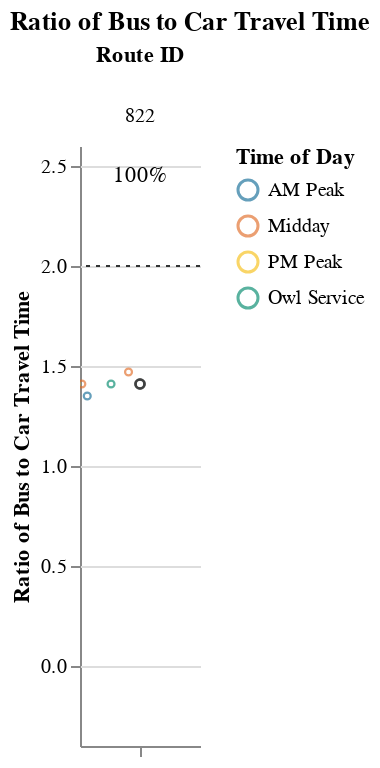
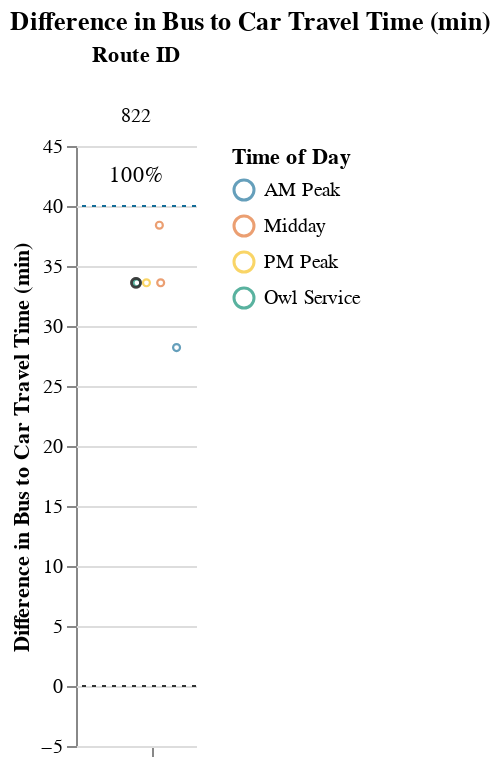

The notebook cell saved with these charts, in order:
### Markdown cell above
### Long Routes (> 1.5 hrs)

### Code cell
route_group = "long"
try:
    subset_routes, mult, diff  = setup_charts(df, PCT_COMPETITIVE_THRESHOLD, route_group)
    if len(subset_routes) > 0:
        display(
            Markdown(
                f"{CAPTIONS_DICT[route_group]}"
                "Within each route group, routes are sorted in descending order "
                "by % competitive trips and # trips below the additional time cut-off."
            )
        )

        display(mult)
        display(diff)
except:
    print("No routes meet this criteria.")

### Figure 1 — Vega-Lite specification as saved in the notebook (floating-point values rounded to 4 significant figures)
{"config": {"view": {"continuousWidth": 400, "continuousHeight": 300, "stroke": null}, "facet": {"spacing": 0}}, "data": {"name": "data-35d05d9e9a7ea74c37cf9e46299f6397"}, "facet": {"column": {"field": "route_id", "sort": ["822"], "title": "Route ID", "type": "nominal"}}, "spec": {"layer": [{"mark": {"type": "point", "opacity": 0.65, "size": 12, "strokeWidth": 1.1}, "encoding": {"color": {"field": "time_of_day", "scale": {"range": ["#136C97", "#E16B26", "#F6BF16", "#00896B", "#7790A3", "#5B559C"]}, "sort": ["AM Peak", "Midday", "PM Peak", "Owl Service"], "title": "Time of Day", "type": "nominal"}, "tooltip": [{"field": "route_id", "type": "nominal"}, {"field": "trip_id", "type": "nominal"}, {"field": "service_hours", "type": "quantitative"}, {"field": "car_duration_hours", "type": "quantitative"}, {"field": "bus_multiplier", "type": "quantitative"}, {"field": "bus_difference", "type": "quantitative"}, {"field": "num_trips", "type": "quantitative"}, {"field": "num_competitive", "type": "quantitative"}, {"field": "pct_trips_competitive", "type": "quantitative"}, {"field": "p25", "type": "quantitative"}, {"field": "p50", "type": "quantitative"}, {"field": "p75", "type": "quantitative"}], "x": {"axis": {"grid": false, "labels": false, "ticks": true, "values": [0]}, "field": "jitter", "scale": {}, "title": null, "type": "quantitative"}, "y": {"field": "bus_multiplier", "scale": {"domain": [-0.25, 2.5]}, "title": "Ratio of Bus to Car Travel Time", "type": "quantitative"}}, "selection": {"selector003": {"type": "interval", "bind": "scales", "encodings": ["x", "y"]}}, "transform": [{"calculate": "sqrt(-2*log(random()))*cos(2*PI*random())", "as": "jitter"}], "width": 60}, {"layer": [{"mark": {"type": "point", "opacity": 0.6, "size": 20, "strokeWidth": 1.3}, "encoding": {"color": {"value": "#323434"}, "y": {"field": "bus_multiplier", "type": "quantitative"}}, "transform": [{"filter": "(datum.p50_trip === 1)"}]}, {"mark": {"type": "rule", "strokeDash": [2, 3]}, "encoding": {"color": {"value": "#323434"}, "y": {"field": "cutoff", "type": "quantitative"}}}, {"mark": {"type": "text", "align": "center", "baseline": "middle"}, "encoding": {"color": {"value": "black"}, "text": {"field": "pct_trips_competitive", "format": ".0%", "type": "quantitative"}, "tooltip": [{"field": "route_id", "type": "nominal"}, {"field": "trip_id", "type": "nominal"}, {"field": "service_hours", "type": "quantitative"}, {"field": "car_duration_hours", "type": "quantitative"}, {"field": "bus_multiplier", "type": "quantitative"}, {"field": "bus_difference", "type": "quantitative"}, {"field": "num_trips", "type": "quantitative"}, {"field": "num_competitive", "type": "quantitative"}, {"field": "pct_trips_competitive", "type": "quantitative"}, {"field": "p25", "type": "quantitative"}, {"field": "p50", "type": "quantitative"}, {"field": "p75", "type": "quantitative"}], "x": {"value": 30}, "y": {"value": 15}}, "transform": [{"calculate": "sqrt(-2*log(random()))*cos(2*PI*random())", "as": "jitter"}, {"filter": "(datum.fastest_trip === 1)"}]}]}]}, "resolve": {"scale": {"y": "shared"}}, "title": "Ratio of Bus to Car Travel Time", "$schema": "https://vega.github.io/schema/vega-lite/v4.17.0.json", "datasets": {"data-35d05d9e9a7ea74c37cf9e46299f6397": [{"calitp_itp_id": 108, "trip_key": 3220744194699047804, "trip_id": "t_1194487_b_23002_tn_0", "shape_id": "p_179049", "route_id": "822", "service_hours": 1.83, "trip_first_departure_ts": 33300, "trip_last_arrival_ts": 39900, "departure_hour": 9, "time_of_day": "AM Peak", "p25": 1.92, "p50": 1.92, "p75": 1.92, "p50_trip": 0, "fastest_trip": 1, "car_duration_hours": 1.36, "competitive_route": 1, "bus_multiplier": 1.35, "bus_difference": 28.2, "num_trips": 5, "num_competitive": 5, "pct_trips_competitive": 1.0, "bus_difference_spread": 10.2, "route_group": "long", "max_trip_hrs": 2.0, "max_trip_route_group": 2.55, "name": "City of Eureka", "caltrans_district": "01 - Eureka", "drmt_organization_name": null, "cutoff2": 40, "cutoff": 2}, {"calitp_itp_id": 108, "trip_key": 4974272566598491787, "trip_id": "t_1194477_b_23002_tn_0", "shape_id": "p_179043", "route_id": "822", "service_hours": 1.92, "trip_first_departure_ts": 40800, "trip_last_arrival_ts": 47700, "departure_hour": 11, "time_of_day": "Midday", "p25": 1.92, "p50": 1.92, "p75": 1.92, "p50_trip": 1, "fastest_trip": 0, "car_duration_hours": 1.36, "competitive_route": 1, "bus_multiplier": 1.41, "bus_difference": 33.6, "num_trips": 5, "num_competitive": 5, "pct_trips_competitive": 1.0, "bus_difference_spread": 10.2, "route_group": "long", "max_trip_hrs": 2.0, "max_trip_route_group": 2.55, "name": "City of Eureka", "caltrans_district": "01 - Eureka", "drmt_organization_name": null, "cutoff2": 40, "cutoff": 2}, {"calitp_itp_id": 108, "trip_key": -2035350872544149434, "trip_id": "t_1194480_b_23002_tn_0", "shape_id": "p_179043", "route_id": "822", "service_hours": 1.92, "trip_first_departure_ts": 62400, "trip_last_arrival_ts": 69300, "departure_hour": 17, "time_of_day": "PM Peak", "p25": 1.92, "p50": 1.92, "p75": 1.92, "p50_trip": 1, "fastest_trip": 0, "car_duration_hours": 1.36, "competitive_route": 1, "bus_multiplier": 1.41, "bus_difference": 33.6, "num_trips": 5, "num_competitive": 5, "pct_trips_competitive": 1.0, "bus_difference_spread": 10.2, "route_group": "long", "max_trip_hrs": 2.0, "max_trip_route_group": 2.55, "name": "City of Eureka", "caltrans_district": "01 - Eureka", "drmt_organization_name": null, "cutoff2": 40, "cutoff": 2}, {"calitp_itp_id": 108, "trip_key": 7643564517500427975, "trip_id": "t_1194478_b_23002_tn_0", "shape_id": "p_179043", "route_id": "822", "service_hours": 1.92, "trip_first_departure_ts": 24360, "trip_last_arrival_ts": 31260, "departure_hour": 6, "time_of_day": "Owl Service", "p25": 1.92, "p50": 1.92, "p75": 1.92, "p50_trip": 1, "fastest_trip": 0, "car_duration_hours": 1.36, "competitive_route": 1, "bus_multiplier": 1.41, "bus_difference": 33.6, "num_trips": 5, "num_competitive": 5, "pct_trips_competitive": 1.0, "bus_difference_spread": 10.2, "route_group": "long", "max_trip_hrs": 2.0, "max_trip_route_group": 2.55, "name": "City of Eureka", "caltrans_district": "01 - Eureka", "drmt_organization_name": null, "cutoff2": 40, "cutoff": 2}, {"calitp_itp_id": 108, "trip_key": -7703734674675344155, "trip_id": "t_1194483_b_23002_tn_0", "shape_id": "p_179044", "route_id": "822", "service_hours": 2.0, "trip_first_departure_ts": 54300, "trip_last_arrival_ts": 61500, "departure_hour": 15, "time_of_day": "Midday", "p25": 1.92, "p50": 1.92, "p75": 1.92, "p50_trip": 0, "fastest_trip": 0, "car_duration_hours": 1.36, "competitive_route": 1, "bus_multiplier": 1.47, "bus_difference": 38.4, "num_trips": 5, "num_competitive": 5, "pct_trips_competitive": 1.0, "bus_difference_spread": 10.2, "route_group": "long", "max_trip_hrs": 2.0, "max_trip_route_group": 2.55, "name": "City of Eureka", "caltrans_district": "01 - Eureka", "drmt_organization_name": null, "cutoff2": 40, "cutoff": 2}]}}

### Figure 2 — Vega-Lite specification as saved in the notebook (floating-point values rounded to 4 significant figures)
{"config": {"view": {"continuousWidth": 400, "continuousHeight": 300, "stroke": null}, "facet": {"spacing": 0}}, "data": {"name": "data-17c1b947770af8819a8a0b8540518deb"}, "facet": {"column": {"field": "route_id", "sort": ["822"], "title": "Route ID", "type": "nominal"}}, "spec": {"layer": [{"mark": {"type": "point", "opacity": 0.65, "size": 12, "strokeWidth": 1.1}, "encoding": {"color": {"field": "time_of_day", "scale": {"range": ["#136C97", "#E16B26", "#F6BF16", "#00896B", "#7790A3", "#5B559C"]}, "sort": ["AM Peak", "Midday", "PM Peak", "Owl Service"], "title": "Time of Day", "type": "nominal"}, "tooltip": [{"field": "route_id", "type": "nominal"}, {"field": "trip_id", "type": "nominal"}, {"field": "service_hours", "type": "quantitative"}, {"field": "car_duration_hours", "type": "quantitative"}, {"field": "bus_multiplier", "type": "quantitative"}, {"field": "bus_difference", "type": "quantitative"}, {"field": "num_trips", "type": "quantitative"}, {"field": "num_competitive", "type": "quantitative"}, {"field": "pct_trips_competitive", "type": "quantitative"}, {"field": "p25", "type": "quantitative"}, {"field": "p50", "type": "quantitative"}, {"field": "p75", "type": "quantitative"}], "x": {"axis": {"grid": false, "labels": false, "ticks": true, "values": [0]}, "field": "jitter", "scale": {}, "title": null, "type": "quantitative"}, "y": {"field": "bus_difference", "scale": {"domain": [-5, 45.0]}, "title": "Difference in Bus to Car Travel Time (min)", "type": "quantitative"}}, "selection": {"selector004": {"type": "interval", "bind": "scales", "encodings": ["x", "y"]}}, "transform": [{"calculate": "sqrt(-2*log(random()))*cos(2*PI*random())", "as": "jitter"}], "width": 60}, {"layer": [{"mark": {"type": "point", "opacity": 0.6, "size": 20, "strokeWidth": 1.3}, "encoding": {"color": {"value": "#323434"}, "y": {"field": "bus_difference", "type": "quantitative"}}, "transform": [{"filter": "(datum.p50_trip === 1)"}]}, {"mark": {"type": "rule", "strokeDash": [2, 3]}, "encoding": {"color": {"value": "#323434"}, "y": {"field": "cutoff", "type": "quantitative"}}}, {"mark": {"type": "rule", "strokeDash": [2, 3]}, "encoding": {"color": {"value": "#136C97"}, "y": {"field": "cutoff2", "type": "quantitative"}}}, {"mark": {"type": "text", "align": "center", "baseline": "middle"}, "encoding": {"color": {"value": "black"}, "text": {"field": "pct_trips_competitive", "format": ".0%", "type": "quantitative"}, "tooltip": [{"field": "route_id", "type": "nominal"}, {"field": "trip_id", "type": "nominal"}, {"field": "service_hours", "type": "quantitative"}, {"field": "car_duration_hours", "type": "quantitative"}, {"field": "bus_multiplier", "type": "quantitative"}, {"field": "bus_difference", "type": "quantitative"}, {"field": "num_trips", "type": "quantitative"}, {"field": "num_competitive", "type": "quantitative"}, {"field": "pct_trips_competitive", "type": "quantitative"}, {"field": "p25", "type": "quantitative"}, {"field": "p50", "type": "quantitative"}, {"field": "p75", "type": "quantitative"}], "x": {"value": 30}, "y": {"value": 15}}, "transform": [{"calculate": "sqrt(-2*log(random()))*cos(2*PI*random())", "as": "jitter"}, {"filter": "(datum.fastest_trip === 1)"}]}]}]}, "resolve": {"scale": {"y": "shared"}}, "title": "Difference in Bus to Car Travel Time (min)", "$schema": "https://vega.github.io/schema/vega-lite/v4.17.0.json", "datasets": {"data-17c1b947770af8819a8a0b8540518deb": [{"calitp_itp_id": 108, "trip_key": 3220744194699047804, "trip_id": "t_1194487_b_23002_tn_0", "shape_id": "p_179049", "route_id": "822", "service_hours": 1.83, "trip_first_departure_ts": 33300, "trip_last_arrival_ts": 39900, "departure_hour": 9, "time_of_day": "AM Peak", "p25": 1.92, "p50": 1.92, "p75": 1.92, "p50_trip": 0, "fastest_trip": 1, "car_duration_hours": 1.36, "competitive_route": 1, "bus_multiplier": 1.35, "bus_difference": 28.2, "num_trips": 5, "num_competitive": 5, "pct_trips_competitive": 1.0, "bus_difference_spread": 10.2, "route_group": "long", "max_trip_hrs": 2.0, "max_trip_route_group": 2.55, "name": "City of Eureka", "caltrans_district": "01 - Eureka", "drmt_organization_name": null, "cutoff2": 40, "cutoff": 0}, {"calitp_itp_id": 108, "trip_key": 4974272566598491787, "trip_id": "t_1194477_b_23002_tn_0", "shape_id": "p_179043", "route_id": "822", "service_hours": 1.92, "trip_first_departure_ts": 40800, "trip_last_arrival_ts": 47700, "departure_hour": 11, "time_of_day": "Midday", "p25": 1.92, "p50": 1.92, "p75": 1.92, "p50_trip": 1, "fastest_trip": 0, "car_duration_hours": 1.36, "competitive_route": 1, "bus_multiplier": 1.41, "bus_difference": 33.6, "num_trips": 5, "num_competitive": 5, "pct_trips_competitive": 1.0, "bus_difference_spread": 10.2, "route_group": "long", "max_trip_hrs": 2.0, "max_trip_route_group": 2.55, "name": "City of Eureka", "caltrans_district": "01 - Eureka", "drmt_organization_name": null, "cutoff2": 40, "cutoff": 0}, {"calitp_itp_id": 108, "trip_key": -2035350872544149434, "trip_id": "t_1194480_b_23002_tn_0", "shape_id": "p_179043", "route_id": "822", "service_hours": 1.92, "trip_first_departure_ts": 62400, "trip_last_arrival_ts": 69300, "departure_hour": 17, "time_of_day": "PM Peak", "p25": 1.92, "p50": 1.92, "p75": 1.92, "p50_trip": 1, "fastest_trip": 0, "car_duration_hours": 1.36, "competitive_route": 1, "bus_multiplier": 1.41, "bus_difference": 33.6, "num_trips": 5, "num_competitive": 5, "pct_trips_competitive": 1.0, "bus_difference_spread": 10.2, "route_group": "long", "max_trip_hrs": 2.0, "max_trip_route_group": 2.55, "name": "City of Eureka", "caltrans_district": "01 - Eureka", "drmt_organization_name": null, "cutoff2": 40, "cutoff": 0}, {"calitp_itp_id": 108, "trip_key": 7643564517500427975, "trip_id": "t_1194478_b_23002_tn_0", "shape_id": "p_179043", "route_id": "822", "service_hours": 1.92, "trip_first_departure_ts": 24360, "trip_last_arrival_ts": 31260, "departure_hour": 6, "time_of_day": "Owl Service", "p25": 1.92, "p50": 1.92, "p75": 1.92, "p50_trip": 1, "fastest_trip": 0, "car_duration_hours": 1.36, "competitive_route": 1, "bus_multiplier": 1.41, "bus_difference": 33.6, "num_trips": 5, "num_competitive": 5, "pct_trips_competitive": 1.0, "bus_difference_spread": 10.2, "route_group": "long", "max_trip_hrs": 2.0, "max_trip_route_group": 2.55, "name": "City of Eureka", "caltrans_district": "01 - Eureka", "drmt_organization_name": null, "cutoff2": 40, "cutoff": 0}, {"calitp_itp_id": 108, "trip_key": -7703734674675344155, "trip_id": "t_1194483_b_23002_tn_0", "shape_id": "p_179044", "route_id": "822", "service_hours": 2.0, "trip_first_departure_ts": 54300, "trip_last_arrival_ts": 61500, "departure_hour": 15, "time_of_day": "Midday", "p25": 1.92, "p50": 1.92, "p75": 1.92, "p50_trip": 0, "fastest_trip": 0, "car_duration_hours": 1.36, "competitive_route": 1, "bus_multiplier": 1.47, "bus_difference": 38.4, "num_trips": 5, "num_competitive": 5, "pct_trips_competitive": 1.0, "bus_difference_spread": 10.2, "route_group": "long", "max_trip_hrs": 2.0, "max_trip_route_group": 2.55, "name": "City of Eureka", "caltrans_district": "01 - Eureka", "drmt_organization_name": null, "cutoff2": 40, "cutoff": 0}]}}
